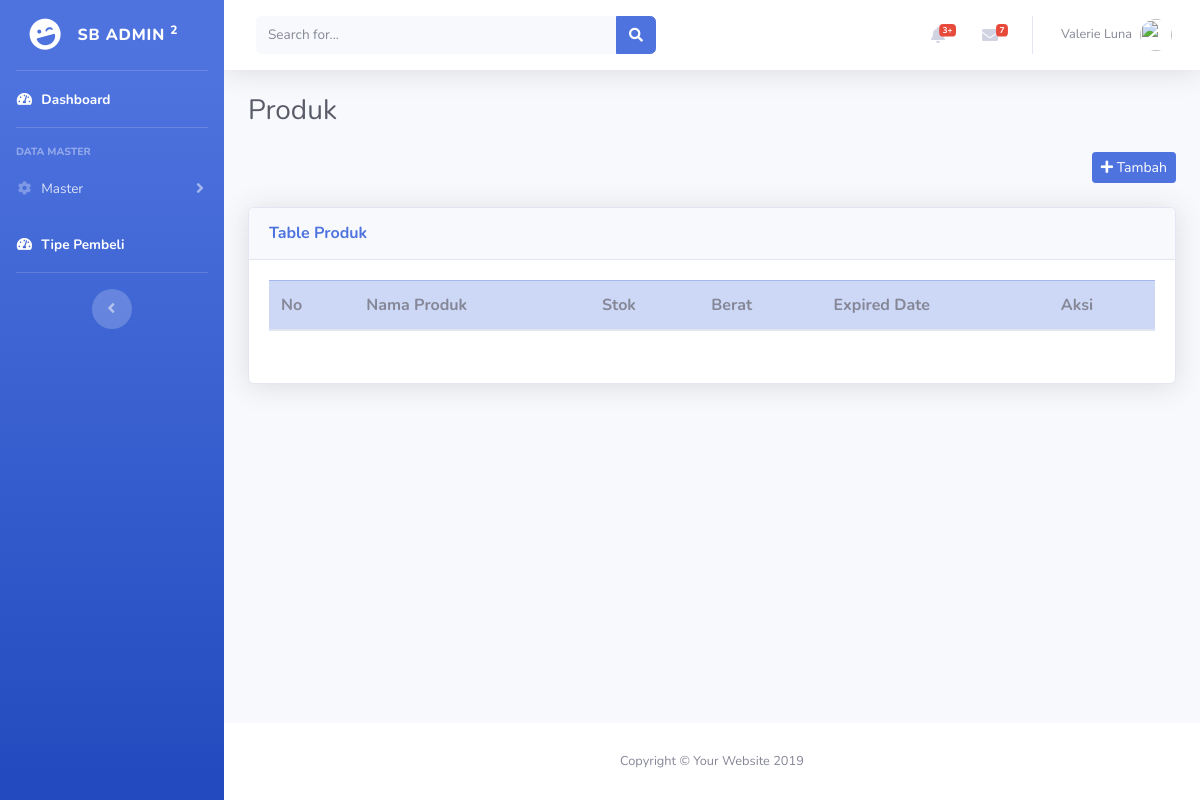
The app's page /admin/produk, older data.
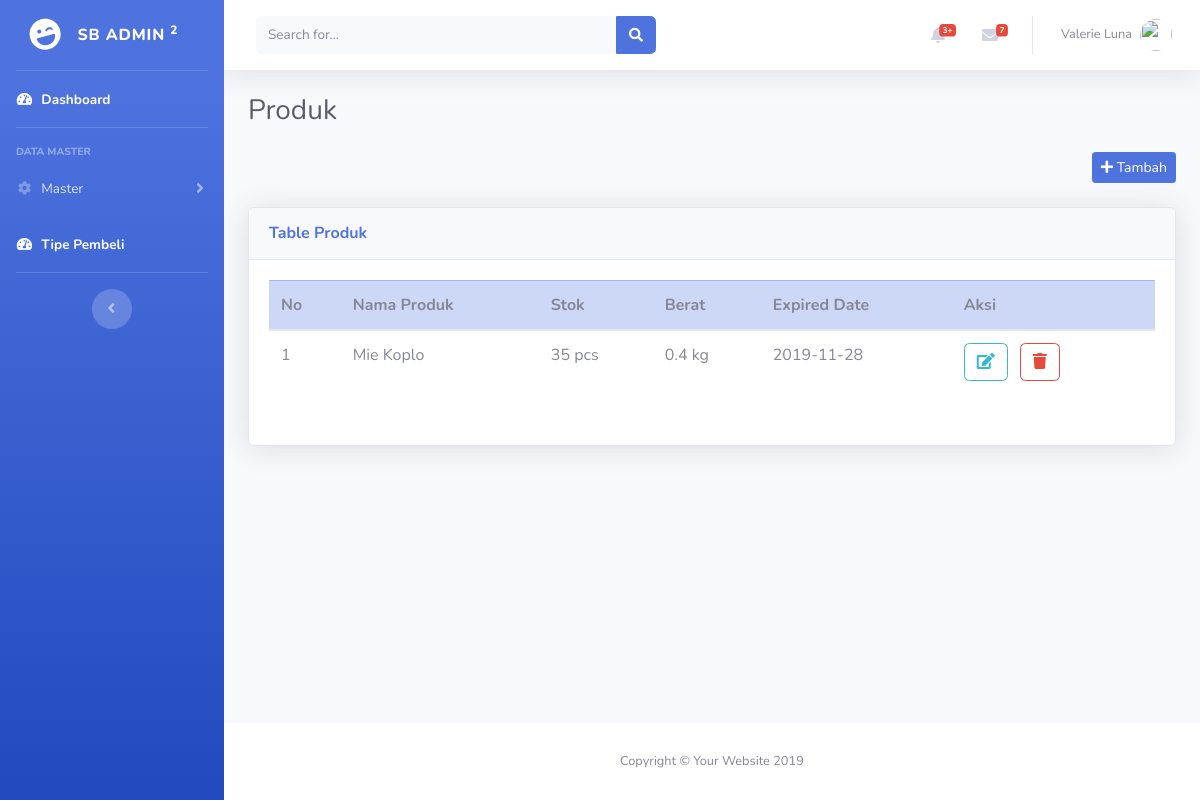
The same page, newer data.
### tables this page shows
CREATE TABLE `produk` (
  `id_produk` int(7) NOT NULL,
  `id_user` int(7) NOT NULL,
  `nama_produk` varchar(50) NOT NULL,
  `stok` int(5) NOT NULL,
  `deskripsi` text NOT NULL,
  `satuan_produk` varchar(25) NOT NULL,
  `berat` float NOT NULL,
  `satuan_berat` enum('kg') NOT NULL,
  `foto` varchar(100) NOT NULL,
  `expired_date` date DEFAULT NULL,
  `created_at` datetime NOT NULL DEFAULT CURRENT_TIMESTAMP
);

### application/controllers/admin/Produk.php (called while the page is built, shortened)
<?php
class Produk extends CI_Controller
{
    public function __construct()
    {
        $this->load->library('form_validation');
        $this->load->model('ModelApp');
    }
    public function index($num = 0)
    {
        $data['title'] = 'Produk';
        $select = '*';
        $tbl = 'produk';
        $order = 'id_produk';
        $order_type = 'DESC';
        $per_page = 10;
        $data['produk'] = $this->ModelApp->getData($select, $tbl, '', $order, $order_type, $per_page, $num)->result_array();
        $data['row'] = $num;
        $this->load->view('backend/produk/produk', $data);
    }
    private function pagination()
    {
        $this->load->library('pagination');
    }
}

### index.php (called while the page is built, shortened)
<?php
require_once BASEPATH.'core/CodeIgniter.php';

### application/models/ModelApp.php (called while the page is built, shortened)
<?php
class ModelApp extends CI_Model
{
    public function getData($select, $tbl, $where = null, $order = null, $order_by = null, $limit = null, $offset = null)
    {
        $this->db->select($select);
        $this->db->from($tbl);
        if ($order != null) {
            $this->db->order_by($order, $order_by);
        }
        if ($limit != null) {
            $this->db->limit($limit, $offset);
        }
        return $this->db->get();
    }
}

### application/views/backend/produk/produk.php (the view, shortened to what this page needs)
<?php $this->load->view('backend/partials/navbar.php'); ?>
<div class="container-fluid">
  <div class="d-sm-flex align-items-center justify-content-between mb-4">
    <h1 class="h3 mb-0 text-gray-800">Produk</h1>
  </div>
  <div class="row my-4">
    <div class="col-sm-12">
      <a href="<?= base_url('admin/produk/tambah') ?>" class="btn btn-sm btn-primary float-right"><span class="fa fa-plus"></span> Tambah</a>
    </div>
  </div>
  <div class="row">
    <div class="col-lg-12">
      <div class="card shadow mb-4">
        <div class="card-header py-3 d-flex flex-row align-items-center justify-content-between">
          <h6 class="m-0 font-weight-bold text-primary">Table Produk</h6>
        </div>
        <div class="card-body">
          <div class="responsive">
            <table class="table table-hover">
              <thead class="table-primary">
                <th>No</th>
                <th>Nama Produk</th>
                <th>Stok</th>
                <th>Berat</th>
                <th>Expired Date</th>
                <th>Aksi</th>
              </thead>
              <tbody>
                <?php $no = 1 + $row;
                foreach ($produk as $key => $value) { ?>
                  <tr>
                    <td><?= $no ?></td>
                    <td><?= $value['nama_produk'] ?></td>
                    <td><?= $value['stok'] . ' ' . $value['satuan_produk'] ?></td>
                    <td><?= $value['berat'] . ' ' . $value['satuan_berat'] ?></td>
                    <td><?= date($value['expired_date'], strtotime($value['berat'])) ?></td>
                    <td>
                      <a href="<?= base_url('admin/produk/ubah/' . $value['id_produk']) ?>" class="btn btn-outline-info"><span class="fa fa-edit"></span></a>
                      <button class="btn btn-outline-danger mx-2" onclick="deleteData('<?= base_url('admin/produk/hapus/' . $value['id_produk']) ?>','Hapus')"><span class="fa fa-trash"></span></button>
                    </td>
                  </tr>
                <?php $no++;
                } ?>
              </tbody>
            </table>
          </div>
          <div class="row justify-content-center">
          </div>
        </div>
      </div>
    </div>
  </div>
</div>
<?php $this->load->view('backend/partials/footer.php'); ?>

### application/views/backend/partials/sidebar.php (shortened to what this page needs)
<!DOCTYPE html>
<html lang="en">
<head>
  <link href="<?= base_url('assets/vendor/fontawesome-free/css/all.min.css') ?>" rel="stylesheet" type="text/css">
  <link href="<?= base_url('assets/custom/sweetalert/sweetalert2.min.css') ?>" rel="stylesheet">
  <link href="<?= base_url('assets/css/sb-admin-2.min.css') ?>" rel="stylesheet">
  <link href="<?= base_url('assets/custom/lightbox2-11/css/lightbox.min.css') ?>" rel="stylesheet">
  <link href="<?= base_url('assets/scss_css/custom.css') ?>" rel="stylesheet">
</head>
<body id="page-top">
  <div id="wrapper">
    <ul class="navbar-nav bg-gradient-primary sidebar sidebar-dark accordion" id="accordionSidebar">
      <a class="sidebar-brand d-flex align-items-center justify-content-center" href="index.html">
        <div class="sidebar-brand-icon rotate-n-15">
          <i class="fas fa-laugh-wink"></i>
        </div>
        <div class="sidebar-brand-text mx-3">SB Admin <sup>2</sup></div>
      </a>
      <hr class="sidebar-divider my-0">
      <li class="nav-item active">
        <a class="nav-link" href="<?= base_url('admin/dashboard') ?>">
          <i class="fas fa-fw fa-tachometer-alt"></i>
          <span>Dashboard</span></a>
      </li>
      <hr class="sidebar-divider">
      <div class="sidebar-heading">
        Data Master
      </div>
      <li class="nav-item">
        <a class="nav-link collapsed" href="#" data-toggle="collapse" data-target="#collapseTwo" aria-expanded="true" aria-controls="collapseTwo">
          <i class="fas fa-fw fa-cog"></i>
          <span>Master</span>
        </a>
      </li>
      <li class="nav-item active">
        <a class="nav-link" href="<?= base_url('admin/Tipe_Pembeli') ?>">
          <i class="fas fa-fw fa-tachometer-alt"></i>
          <span>Tipe Pembeli</span></a>
      </li>
      <hr class="sidebar-divider">
      <div class="text-center d-none d-md-inline">
        <button class="rounded-circle border-0" id="sidebarToggle"></button>
      </div>
    </ul>

### application/views/backend/partials/navbar.php (shortened to what this page needs)
<?php $this->load->view('backend/partials/sidebar'); ?>
<div id="content-wrapper" class="d-flex flex-column">
  <div id="content">
    <nav class="navbar navbar-expand navbar-light bg-white topbar mb-4 static-top shadow">
      <form class="d-none d-sm-inline-block form-inline mr-auto ml-md-3 my-2 my-md-0 mw-100 navbar-search">
        <div class="input-group">
          <input type="text" class="form-control bg-light border-0 small" placeholder="Search for..." aria-label="Search" aria-describedby="basic-addon2">
          <div class="input-group-append">
            <button class="btn btn-primary" type="button">
              <i class="fas fa-search fa-sm"></i>
            </button>
          </div>
        </div>
      </form>
      <ul class="navbar-nav ml-auto">
        <li class="nav-item dropdown no-arrow mx-1">
          <a class="nav-link dropdown-toggle" href="#" id="alertsDropdown" role="button" data-toggle="dropdown" aria-haspopup="true" aria-expanded="false">
            <i class="fas fa-bell fa-fw"></i>
            <span class="badge badge-danger badge-counter">3+</span>
          </a>
        </li>
        <li class="nav-item dropdown no-arrow mx-1">
          <a class="nav-link dropdown-toggle" href="#" id="messagesDropdown" role="button" data-toggle="dropdown" aria-haspopup="true" aria-expanded="false">
            <i class="fas fa-envelope fa-fw"></i>
            <span class="badge badge-danger badge-counter">7</span>
          </a>
        </li>
        <li class="nav-item dropdown no-arrow">
          <a class="nav-link dropdown-toggle" href="#" id="userDropdown" role="button" data-toggle="dropdown" aria-haspopup="true" aria-expanded="false">
            <span class="mr-2 d-none d-lg-inline text-gray-600 small">Valerie Luna</span>
            <img class="img-profile rounded-circle" src="https://source.unsplash.com/QAB-WJcbgJk/60x60">
          </a>
        </li>
      </ul>
    </nav>

### application/views/backend/partials/footer.php (shortened to what this page needs)
</div>
<footer class="sticky-footer bg-white">
  <div class="container my-auto">
    <div class="copyright text-center my-auto">
      <span>Copyright &copy; Your Website 2019</span>
    </div>
  </div>
</footer>
</div>
</div>
</body>
</html>

Row changes from the older to the newer data that the page shows:
added produk: nama_produk "Mie Koplo", stok "35", satuan_produk "pcs", berat "0.4", satuan_berat "kg", expired_date "2019-11-28"
